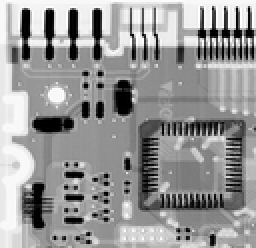
%> input picture images/circuitboard.tif, 128 x 124 px, shrunk from 464 x 448 before the run (shown 2 times larger)
$ octave runex3.m   (GNU Octave 9; MATLAB toolbox functions it lacks are replaced by stand-ins)
%> lines starting %> are read from the running program, lines starting %| are printed output that depends on the picture
### lab2ex3/IPmedian.m
% Median filter width a 2k+1 x 2k+1 window
function [out] = IPmedian(img,k)
% get the image size
[width, height] = size(img)
%create the output image
dest = uint8(zeros(size(img)));

% loop over all pixels
for x = 1 : width
  for y = 1 : height
    % determine the edge of the window
    % the size of the window shrinks at the boundaries of the image
    startx = max(x-k,1);
    starty = max(y-k,1);
    endx = min(x+k,width);
    endy = min(y+k,height);
    % get the submatrix
    submat = img(startx:endx,starty:endy);
    [w,h] = size(submat);
    % convert it to a vector to be able to calculute the median
    submat = reshape(submat, 1, w*h);
    % take the median and store it
    dest(x,y) = median(submat);
  end
end
% output the image
out = dest;

### lab2ex3/runex3.m
% Read the image
x = imread('../images/circuitboard.tif');
%> x is the input picture: size 124x128 uint8; min 0, max 255, mean 151
% Add the salt & pepper noise
x=imnoise(x,'salt & pepper',0.2);
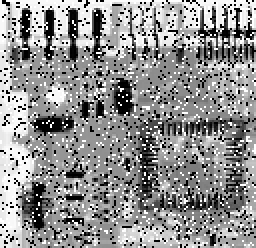
%> x: size 124x128 uint8 (shown 2 times larger); min 0, max 255, mean 145.1
% Output the noise image
imwrite(x,'noise.png');

% Perform the median algorithm with k values 1 , 2, 3, 4
y = IPmedian(x,1);
%> after the loop in IPmedian, `for x = 1 : width`:
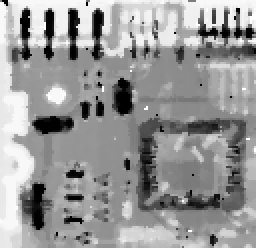
%> dest: size 124x128 uint8 (shown 2 times larger); min 0, max 255, mean 151.5
imwrite(y,'restored1.png');

y = IPmedian(x,2);
%> call 2 of IPmedian, with k = 2
%> after the loop in IPmedian (call 2), `for x = 1 : width`:
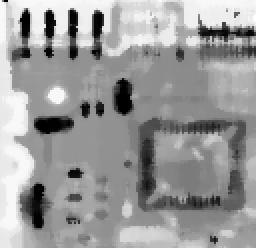
%> dest: size 124x128 uint8 (shown 2 times larger); min 0, max 255, mean 153.5
imwrite(y,'restored2.png');


y = IPmedian(x,3);
%> call 3 of IPmedian, with k = 3
%> after the loop in IPmedian (call 3), `for x = 1 : width`:
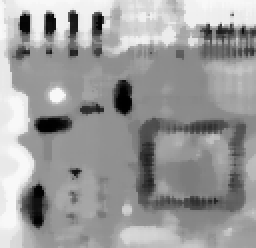
%> dest: size 124x128 uint8 (shown 2 times larger); min 0, max 248, mean 155.2
imwrite(y,'restored3.png');

y = IPmedian(x,4);
%> call 4 of IPmedian, with k = 4
%> after the loop in IPmedian (call 4), `for x = 1 : width`:
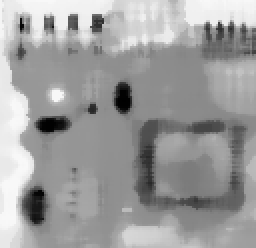
%> dest: size 124x128 uint8 (shown 2 times larger); min 0, max 248, mean 157.5
imwrite(y,'restored4.png');
